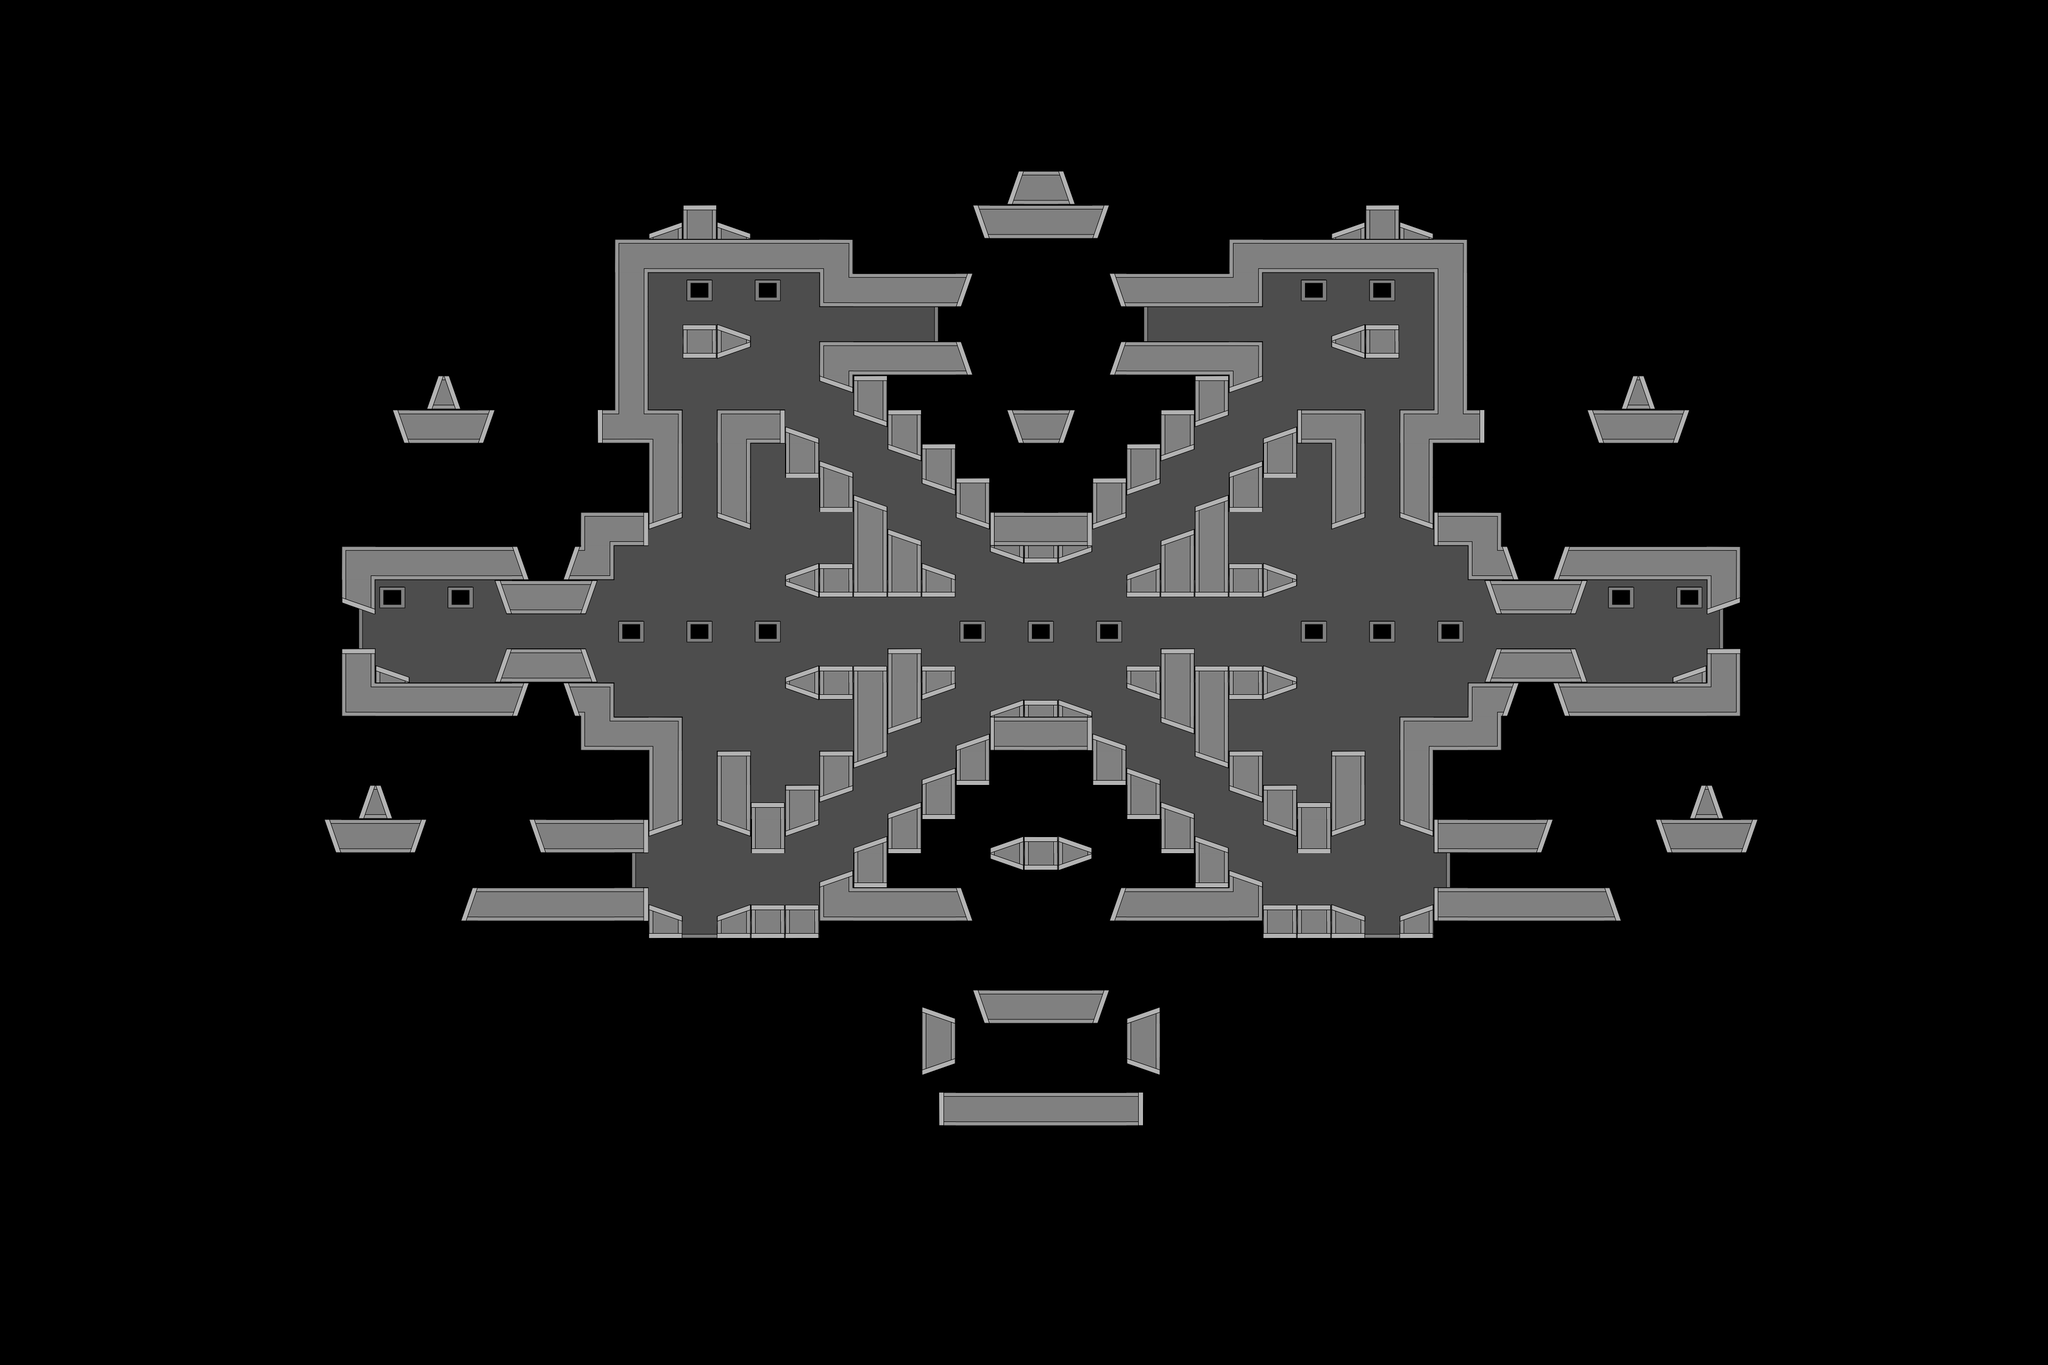

This game map was drawn from its Tiled (.tmx) file and the tilesets committed beside it. A one-line description and the trimmed map source follow:
An orthogonal 60x40 tile map with 64x64 px tiles, 2 tile layers (tilebg, tile) and 44 objects (2x sp_p_05, wp_p_00, wp_p_02, wp_p_05, wp_p_07, ...).

<map version="1.0" orientation="orthogonal" width="60" height="40" tilewidth="64" tileheight="64">
<tileset firstgid="1" source="t64_new.tsx" />
 <layer name="tilebg" width="60" height="40">
  <data>[2400 cells, 514 non-empty, 6 distinct tile ids]</data>
 </layer>
 <layer name="tile" width="60" height="40">
  <data>[2400 cells, 379 non-empty, 25 distinct tile ids]</data>
 </layer>
 <objectgroup name="objects" width="60" height="40">
  <object name="wp_p_00" x="1473" y="1652">
   <properties>
    <property name="weapon" value="riot,machete,uzi" />
   </properties>
  </object>
  <object name="wp_p_02" x="1697" y="1182">
   <properties>
    <property name="weapon" value="fragnade,gasnade,proxynade" />
   </properties>
  </object>
  <object name="wp_p_05" x="2721" y="384">
   <properties>
    <property name="weapon" value="m16" />
   </properties>
  </object>
  <object name="wp_p_07" x="2337" y="1024">
   <properties>
    <property name="weapon" value="shotgun" />
   </properties>
  </object>
  <object name="sp_p_00" x="960" y="1443" />
  <object name="sp_p_01" x="1376" y="1058" />
  <object name="sp_p_02" x="1953" y="1700" />
  <object name="sp_p_11" x="2945" y="1444" />
  <object name="sp_p_04" x="2529" y="1059" />
  <object name="sp_p_05" x="802" y="1123" />
  <object name="sp_p_05" x="768" y="512" />
  <object name="sp_p_06" x="2273" y="287" />
  <object name="wp_p_12" x="2784" y="1472">
   <properties>
    <property name="weapon" value="ak47,tavor" />
   </properties>
  </object>
  <object name="wp_p_20" x="2209" y="1182">
   <properties>
    <property name="weapon" value="fragnade,gasnade,proxynade" />
   </properties>
  </object>
  <object name="wp_p_21" x="1954" y="1253">
   <properties>
    <property name="weapon" value="m93ba" />
   </properties>
  </object>
  <object name="sp_p_12" x="3134" y="512" />
  <object name="sp_p_13" x="1630" y="289" />
  <object name="wp_p_11" x="1954" y="897">
   <properties>
    <property name="weapon" value="smaw" />
   </properties>
  </object>
  <object name="wp_p_14" x="1571" y="1025">
   <properties>
    <property name="weapon" value="shotgun" />
   </properties>
  </object>
  <object name="wp_p_15" x="3008" y="1216">
   <properties>
    <property name="weapon" value="m16" />
   </properties>
  </object>
  <object name="wp_p_16" x="1186" y="383">
   <properties>
    <property name="weapon" value="m16" />
   </properties>
  </object>
  <object name="wp_p_17" x="1120" y="1472">
   <properties>
    <property name="weapon" value="ak47,tavor" />
   </properties>
  </object>
  <object name="wp_p_18" x="2432" y="1651">
   <properties>
    <property name="weapon" value="riot,machete,uzi" />
   </properties>
  </object>
  <object name="wp_p_24" x="897" y="1216">
   <properties>
    <property name="weapon" value="m16" />
   </properties>
  </object>
  <object name="sp_p_26" x="3105" y="1123" />
  <object name="wp_p_27" x="-12" y="-194">
   <properties>
    <property name="weapon" value="boosttank" />
   </properties>
  </object>
  <object name="wp_p_30" x="1951" y="2018">
   <properties>
    <property name="weapon" value="emp" />
   </properties>
  </object>
  <object name="wp_p_32" x="3135" y="704">
   <properties>
    <property name="weapon" value="mp5" />
   </properties>
  </object>
  <object name="wp_p_36" x="768" y="705">
   <properties>
    <property name="weapon" value="mp5" />
   </properties>
  </object>
  <object name="wp_p_35" x="1024" y="1024">
   <properties>
    <property name="weapon" value="healthpack" />
   </properties>
  </object>
  <object name="wp_p_40" x="1952" y="733">
   <properties>
    <property name="weapon" value="boosttank" />
   </properties>
  </object>
  <object name="wp_p_41" x="1953" y="1535">
   <properties>
    <property name="weapon" value="boosttank,flame,healthpack" />
   </properties>
  </object>
  <object name="wp_p_43" x="2880" y="1025">
   <properties>
    <property name="weapon" value="healthpack" />
   </properties>
  </object>
  <object name="wp_p_44" x="2207" y="613">
   <properties>
    <property name="weapon" value="fragnade,gasnade,proxynade" />
   </properties>
  </object>
  <object name="wp_p_45" x="1696" y="613">
   <properties>
    <property name="weapon" value="fragnade,gasnade,proxynade" />
   </properties>
  </object>
  <object name="wp_p_46" x="1953" y="277">
   <properties>
    <property name="weapon" value="tavor" />
   </properties>
  </object>
  <object name="fp_b_2" x="3062" y="1282">
   <properties>
    <property name="sprite" value="flagStationOrange" />
   </properties>
  </object>
  <object name="fp_2" x="3062" y="1240" />
  <object name="fp_b_1" x="848" y="1284">
   <properties>
    <property name="sprite" value="flagStationBlue" />
   </properties>
  </object>
  <object name="fp_1" x="848" y="1245" />
  <object name="ctf_sp_1" x="760" y="1426" />
  <object name="ctf_sp_2" x="3134" y="1426" />
  <object name="ctf_wp_1" x="1217" y="1309">
   <properties>
    <property name="weapon" value="flame" />
   </properties>
  </object>
  <object name="ctf_wp_2" x="2689" y="1313">
   <properties>
    <property name="weapon" value="flame" />
   </properties>
  </object>
 </objectgroup>
</map>
